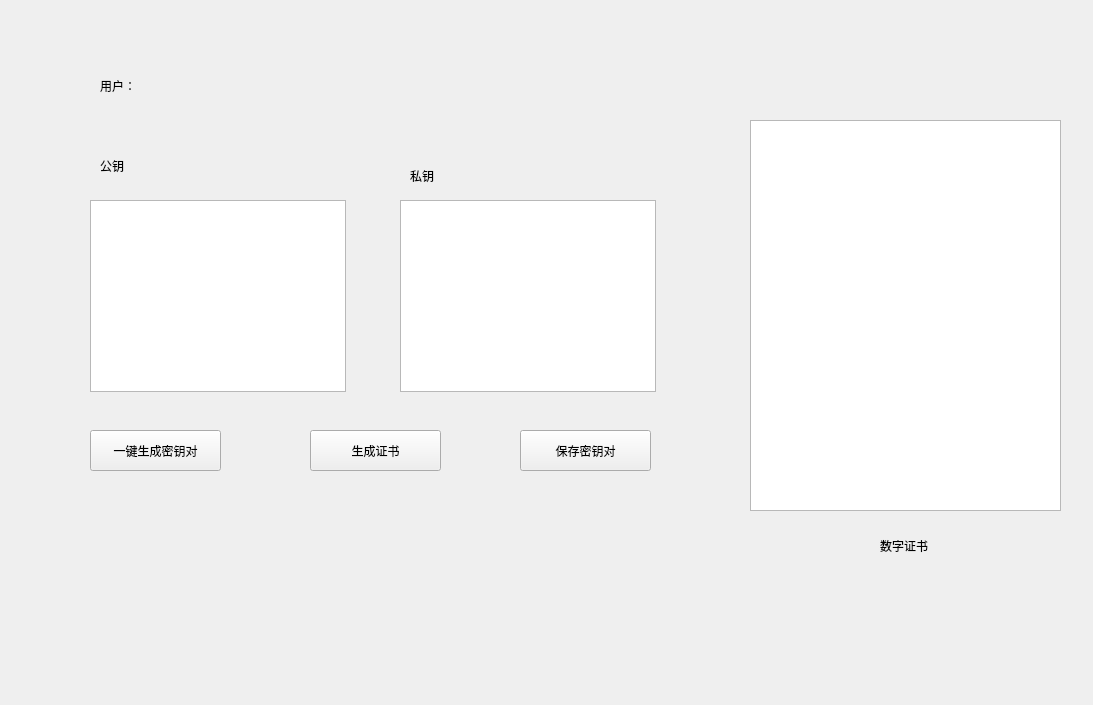
<?xml version="1.0" encoding="UTF-8"?>
<ui version="4.0">
 <class>Form</class>
 <widget class="QWidget" name="Form">
  <property name="geometry">
   <rect>
    <x>0</x>
    <y>0</y>
    <width>1093</width>
    <height>705</height>
   </rect>
  </property>
  <property name="windowTitle">
   <string>Form</string>
  </property>
  <widget class="QLabel" name="LabelClientName">
   <property name="geometry">
    <rect>
     <x>100</x>
     <y>70</y>
     <width>141</width>
     <height>31</height>
    </rect>
   </property>
   <property name="text">
    <string>用户：</string>
   </property>
  </widget>
  <widget class="QTextBrowser" name="TextPubKey">
   <property name="geometry">
    <rect>
     <x>90</x>
     <y>200</y>
     <width>256</width>
     <height>192</height>
    </rect>
   </property>
  </widget>
  <widget class="QTextBrowser" name="TextPriKey">
   <property name="geometry">
    <rect>
     <x>400</x>
     <y>200</y>
     <width>256</width>
     <height>192</height>
    </rect>
   </property>
  </widget>
  <widget class="QLabel" name="LabelPub">
   <property name="geometry">
    <rect>
     <x>100</x>
     <y>150</y>
     <width>141</width>
     <height>31</height>
    </rect>
   </property>
   <property name="text">
    <string>公钥</string>
   </property>
  </widget>
  <widget class="QLabel" name="LabelPri">
   <property name="geometry">
    <rect>
     <x>410</x>
     <y>160</y>
     <width>141</width>
     <height>31</height>
    </rect>
   </property>
   <property name="text">
    <string>私钥</string>
   </property>
  </widget>
  <widget class="QPushButton" name="ButtonCreateDoubleKey">
   <property name="geometry">
    <rect>
     <x>90</x>
     <y>430</y>
     <width>131</width>
     <height>41</height>
    </rect>
   </property>
   <property name="text">
    <string>一键生成密钥对</string>
   </property>
  </widget>
  <widget class="QPushButton" name="ButtonCreateCertificate">
   <property name="geometry">
    <rect>
     <x>310</x>
     <y>430</y>
     <width>131</width>
     <height>41</height>
    </rect>
   </property>
   <property name="text">
    <string>生成证书</string>
   </property>
  </widget>
  <widget class="QPushButton" name="ButtonSave">
   <property name="geometry">
    <rect>
     <x>520</x>
     <y>430</y>
     <width>131</width>
     <height>41</height>
    </rect>
   </property>
   <property name="text">
    <string>保存密钥对</string>
   </property>
  </widget>
  <widget class="QTextBrowser" name="TextPriKey_2">
   <property name="geometry">
    <rect>
     <x>750</x>
     <y>120</y>
     <width>311</width>
     <height>391</height>
    </rect>
   </property>
  </widget>
  <widget class="QLabel" name="LabelPri_2">
   <property name="geometry">
    <rect>
     <x>880</x>
     <y>530</y>
     <width>71</width>
     <height>31</height>
    </rect>
   </property>
   <property name="text">
    <string>数字证书</string>
   </property>
  </widget>
 </widget>
 <resources/>
 <connections/>
</ui>
